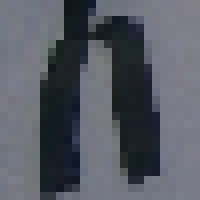
%> input picture MATLAB and R_Programs/endi5.png, 25 x 25 px (shown 8 times larger)
$ octave final2.m   (GNU Octave 9; MATLAB toolbox functions it lacks are replaced by stand-ins)
%> lines starting %> are read from the running program, lines starting %| are printed output that depends on the picture
### MATLAB and R_Programs/diff_hor.m
function L1=diff_hor(row,col)
%function to compute 1st order difference along the horizontal
L=diag(ones(col,1)) - diag(ones(col-1,1),-1);
% [5 lines of commented-out code are left out]
nn=tril(repmat(L,row));
 L1=triu(nn,-1);

### MATLAB and R_Programs/diff_ver.m
function L2=diff_ver(row,col)
% function to compute 1st order difference along the
%vertical, Note that: pixels are assigned column wise
c=zeros(1,row*col);
c(1)=1;c(col+1)=-1;
L2=tril(toeplitz(c));

### MATLAB and R_Programs/final2.m
%% MATLAB script for Borehole Tomography simulation
% Bahir Dar University, Ethiopia, November 22 2013,
% @Fasil Tesema, email: fasgibe@yahoo.com
%% All the inputs for the problem
clear all;clc;
A=double(imread('endi5.png'));% input image
ima=A(:,:,1); ima=-(ima-128);% true model
%> after `ima=A(:,:,1)`:
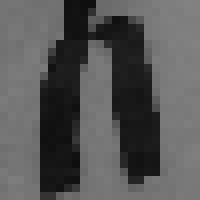
%> ima: size 25x25 double (shown 8 times larger); min 14, max 130, mean 86.3
%> after `ima=-(ima-128)`:
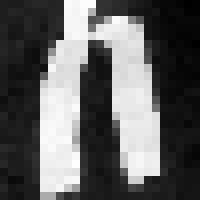
%> ima: size 25x25 double (shown 8 times larger); min -2, max 114, mean 41.7; drawn with min black and max white
dx=1;dy=1; %sampling step along x and y axis
ima=ima(1:dx:end,1:dy:end); % sampled model
[ny,nx]=size(ima);% determines the grid along the x and y coordinates
%> ny = 25; nx = 25
ima=reshape(ima,nx*ny,1);% making the measurement a columon vector
%> ima = 625 values, max 114 at index 246, min -2 at index 576, mean 41.73
x=0:nx;% grid points along the x axis
%> x = 26 values from 0 to 25
y=0:ny;% grid points along the y axis
%> y = 26 values from 0 to 25
xmin=min(x);xmax=max(x);% end points of the x axis
%> after `xmin=min(x)`: xmin = 0
%> after `xmax=max(x)`: xmax = 25
ymin=min(y);ymax=max(y);% end points of the y axis
%> after `ymin=min(y)`: ymin = 0
%> after `ymax=max(y)`: ymax = 25
%% Defining receivers and transmitters positions
side1=5;     %Number of receivers along side 1 at the surface of the ground
rangex=xmax-xmin;rangey=ymax-ymin;
%> after `rangex=xmax-xmin`: rangex = 25
%> after `rangey=ymax-ymin`: rangey = 25
Rxy1=[(xmin+((1:side1)*rangex)/(side1+1))',ymax*ones(side1,1)];
side2=5;     %Number of receivers along side 2 (borehole 2)
Rxy2=[xmax*ones(side2,1),(ymin+((1:side2)*rangey)/(side2+1))'];
Rxy=[Rxy1;Rxy2];  %Receiver positions alongh side 1 and 2
side3=5;%Number of transmitters along side 3 (borehole 1)
Txy1=[xmin*ones(side3,1),(ymin+((1:side3)*rangey)/(side3+1))'];
side4=0;
Txy2=[(xmin+((1:side4)*rangex)/(side4+1))',ymin*ones(side4,1)];
Txy=[Txy1;Txy2];
%% constructing rays with corresponding x and y coordinates
b=1;          % initalizing number of rays
N_ray=(side1+side2)*(side3+side4);% total number of rays
% initializing the ray matrix with coordinates of end points of all the number of rays
ray=zeros(N_ray,4);% here 4 indicates p1(x1,y1) and p2(x2,y2) of the ray
for t=1:(side3+side4) %index for number of transmitters
    for r=1:(side1+side2) %index for number of receivers
           ray(b,1)=Txy(t,1);% x components of p1
           ray(b,2)=Txy(t,2); % y components of p1
           ray(b,3)=Rxy(r,1);% x components of p2
           ray(b,4)=Rxy(r,2);% y components of p2
           b=b+1;
       end
end
%> after the loop, b = 51
pixel=1:nx*ny; % number of pixel in one vector
%% Calculating the theory matrix for the forward problem to simulate the measurements
Nr=3000; %number of disretization along each ray
G=zeros(N_ray,length(pixel));% initializing the theory matrix
for n=1:N_ray
    d(n)=sqrt((ray(n,1)-ray(n,3))^2+(ray(n,2)-ray(n,4))^2);%length of a ray
    dr(n)=d(n)/Nr;% step length of a ray
    drx(n)=(ray(n,3)-ray(n,1))/Nr;% x coordinate of step length
    dry(n)=(ray(n,4)-ray(n,2))/Nr;% y coordinate of step length
    xp=ray(n,1)+(1:Nr)*drx(n);% number of x coordinates alon a ray
    yp=ray(n,2)+(1:Nr)*dry(n);% number of y coordinates alon a ray
    ind_x=1+floor(((xp-xmin)/(rangex))*(nx-1));
    ind_y=1+floor(((yp-ymin)/(rangey))*(ny-1));
    index=(ind_y-1)*nx+ind_x;
    dd=unique(index);
    cc=hist(index,dd);
    l_ind=cc*dr(n);
    G(n,dd)=G(n,dd)+l_ind;
end
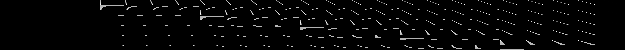
%> G: size 50x625 double; min 0, max 1.48, mean 0.036; drawn with min black and max white
%% Generating the simulated measurement m with error E
E=13.3*randn(N_ray,1);%assumed error in the measurement
m=G*ima+E; %the measurement
%> m = 50 values, max 2639.3 at index 17, min -1.99 at index 41, mean 1125.6
%% Disretization for the inverse problem
dx1=0.7;dy1=0.7;% discretization step different from dx and dy from above
x1=0:dx1:nx;% grid points along the x axis
y1=0:dy1:ny;% grid points along the y axis
nx1=length(x1)-1;ny1=length(y1)-1;
x1min=min(x1);x1max=max(x1);% end points of the x axis
y1min=min(y1);y1max=max(y1);% end points of the y axis
rangex1=x1max-x1min;rangey1=y1max-y1min;
pixel_1=1:nx1*ny1; % number of pixel in one vector
%% Calculating the therory matrix for the inversion problem
Nr=3000; %number of disretization along each ray
G1=zeros(N_ray,length(pixel_1));% initializing the theory matrix
for n=1:N_ray
    d(n)=sqrt((ray(n,1)-ray(n,3))^2+(ray(n,2)-ray(n,4))^2);%length of a ray
    dr(n)=d(n)/Nr;% step length of a ray
    drx(n)=(ray(n,3)-ray(n,1))/Nr;% x coordinate of step length
    dry(n)=(ray(n,4)-ray(n,2))/Nr;% y coordinate of step length
    xp=ray(n,1)+(1:Nr)*drx(n);% number of x coordinates alon a ray
    yp=ray(n,2)+(1:Nr)*dry(n);% number of y coordinates alon a ray
    ind_x=1+floor(((xp-x1min)/(rangex1))*(nx1-1));
    ind_y=1+floor(((yp-y1min)/(rangey1))*(ny1-1));
    index=(ind_y-1)*nx1+ind_x;
    dd1=unique(index);
    cc1=hist(index,dd1);
    l_ind=cc1*dr(n);
    G1(n,dd1)=G1(n,dd1)+l_ind;
end
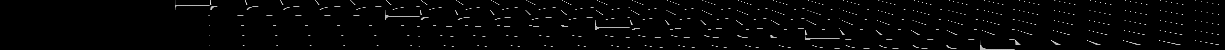
%> G1: size 50x1225 double; min 0, max 0.929, mean 0.0183
%% Constructing the prior (difference prior) and MAP estimate
e=0.2*E;sigma=var(e); % assumed measurement error covariance
L1=diff_ver(nx1,ny1);%function to compute difference matrix along horizontal(L1)
L2=diff_hor(nx1,ny1);%function to compute difference matrix along vertical(L2)
LL=[L2;L1];% difference matrix (horizontal + vertical)
C=1.2*randn(1,2*nx1*ny1);%virtual measurement error (uncertainity in the difference)
cc=var(C);cc=cc*eye(2*nx1*ny1);%covariance of the uncertainity in the difference
Xm=inv((G1'*inv(sigma*eye(length(m)))*G1)+LL'*inv(cc)*LL)*G1'*inv(sigma*eye(length(m)));
XmapN=Xm*m;% MAP estimate
%> XmapN = 1225 values, max 117.8 at index 404, min -11.4 at index 177, mean 43.66
XmapN=reshape(XmapN,ny1,nx1);% back to the orginal dimension (2D)
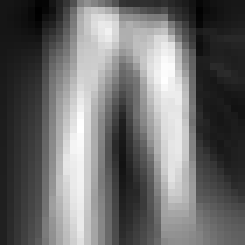
%> XmapN: size 35x35 double (shown 7 times larger); min -11.4, max 117.8, mean 43.7; drawn with min black and max white
ima=reshape(ima,ny,nx);% back to the orginal dimension (2D) of assumed true model
%% Graphics
%figure('PaperPosition',rect = [left, bottom, width, height])
x0=0;
y0=0;
width=900;
height=400
set(gcf,'position',[x0,y0,width,height])
subplot(131)
pcolor(ima);title('\bf (a) True model (625 pixels)');
 subplot(132)
pcolor(ima);
 hold on
DN=1;% DN is the step size to select rays to be plotted
NN=1:DN:N_ray;
for i=1:length(NN)
    plot([ray(NN(i),1),ray(NN(i),3)],[ray(NN(i),2),ray(NN(i),4)],'c')
    hold on
end

axis([xmin xmax ymin ymax])
title('\bf (b) True model with rays')
subplot(133)
pcolor(XmapN);
title('\bf (c) MAP estimate (1225 pixels)')
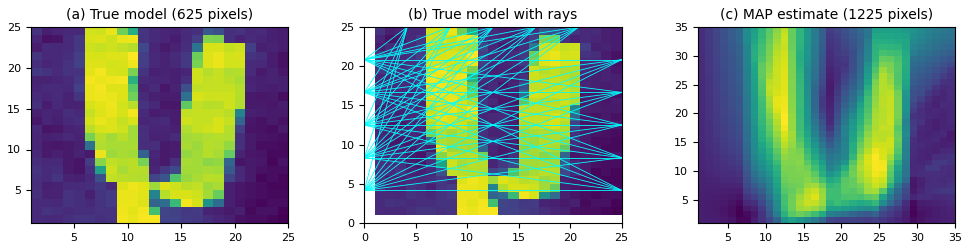
%> figure redrawn from the program's plot data, 3 panels
